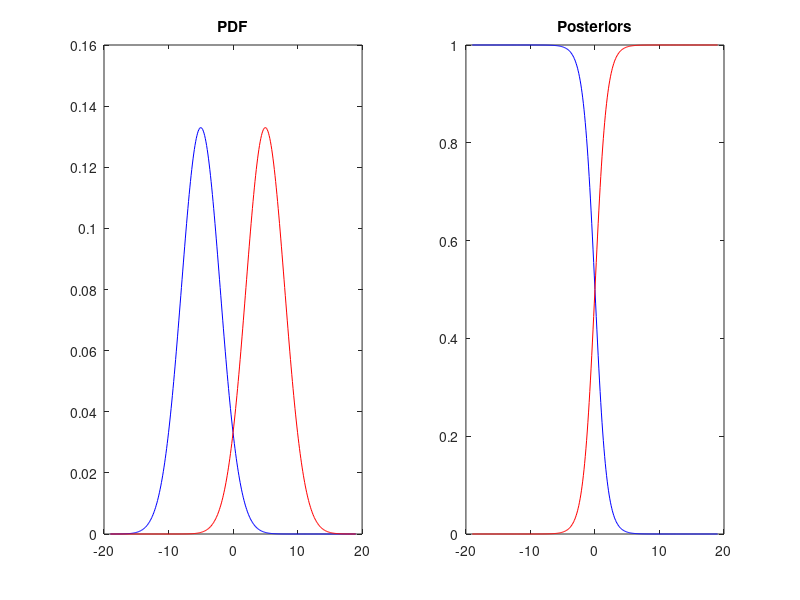

Source code (MATLAB):
% Demonstration of Classification by 1-D Gaussians 

mu1 = -5;
mu2 = 5;
sd1 = 3;
sd2 = 3;
pc1 = 0.5;
pc2 = 0.5;
sd = max(sd1,sd2);
ix = -6*sd-1:1e-1:6*sd+1; %covers more than 99% of the curve

iy1 = pdf('normal', ix, mu1, sd1);
iy2 = pdf('normal', ix, mu2, sd2);

subplot(1,2,1);
plot(ix,iy1,'b'); hold on;
plot(ix,iy2,'r');
title('PDF');

iy1 = iy1*pc1;
iy2 = iy2*pc2;

iy1_n = iy1 ./ (iy1+iy2);
iy2_n = iy2 ./ (iy1+iy2);
subplot(1,2,2);
plot(ix,iy1_n,'b'); hold on;
plot(ix,iy2_n,'r');
title('Posteriors');